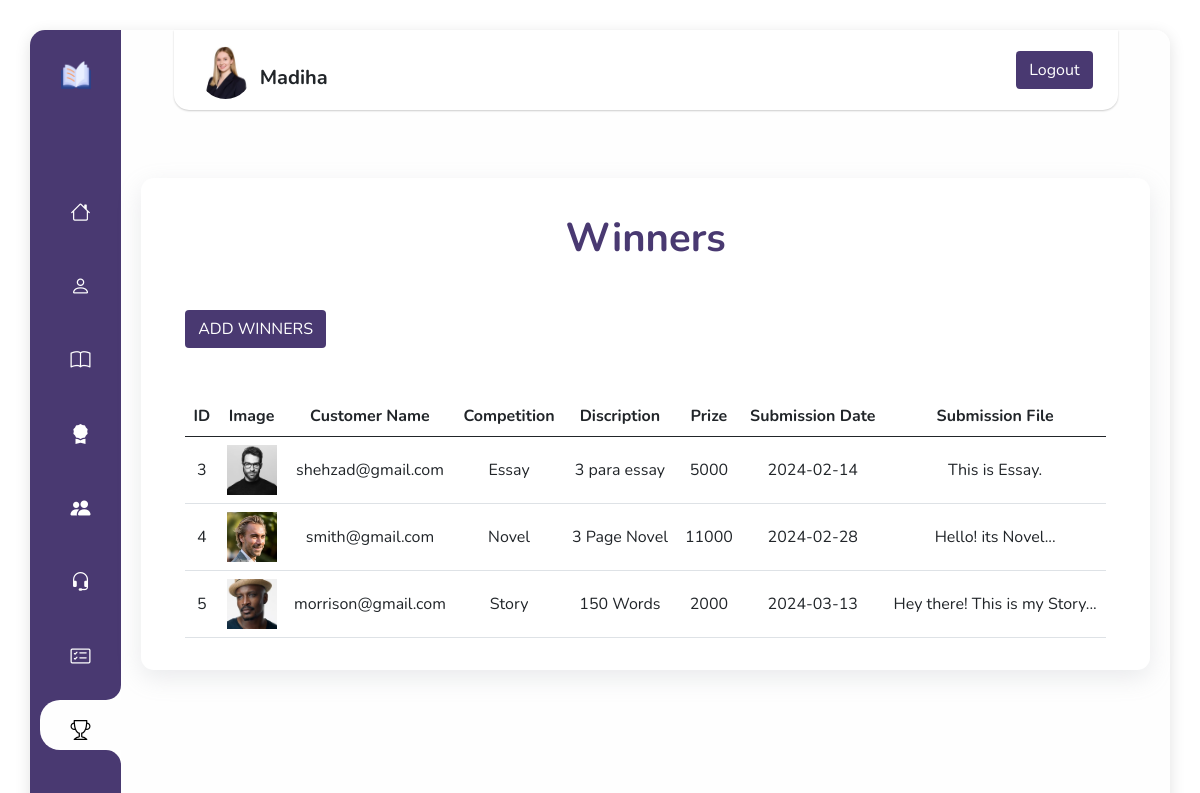
The page /dashboard/winners.php (signed in) on the database its author committed.
### tables this page shows
CREATE TABLE `winner` (
  `w_id` int(11) NOT NULL,
  `customer_id` int(11) DEFAULT NULL,
  `competition_id` int(11) DEFAULT NULL,
  `submissions_id` int(11) DEFAULT NULL
);

CREATE TABLE `customer` (
  `c_id` int(11) NOT NULL,
  `c_name` varchar(250) DEFAULT NULL,
  `c_email` varchar(250) DEFAULT NULL,
  `c_contact` varchar(250) DEFAULT NULL,
  `c_password` varchar(250) DEFAULT NULL,
  `c_address` varchar(250) DEFAULT NULL,
  `c_img` varchar(255) DEFAULT NULL
);

CREATE TABLE `competition_list` (
  `comp_id` int(11) NOT NULL,
  `comp_name` varchar(250) DEFAULT NULL,
  `comp_description` varchar(250) DEFAULT NULL,
  `comp_prize_amount` int(11) DEFAULT NULL,
  `comp_start_date` date DEFAULT NULL,
  `comp_end_date` date DEFAULT NULL
);

CREATE TABLE `competition_submissions` (
  `sub_id` int(11) NOT NULL,
  `sub_date` date DEFAULT NULL,
  `sub_file` varchar(250) DEFAULT NULL,
  `customer_id` int(11) DEFAULT NULL,
  `competition_id` int(11) DEFAULT NULL
);

### dashboard/adminsession.php (called while the page is built, shortened)
<?php
include 'conn.php';
if(isset($_SESSION['adminid'])){
    $id = $_SESSION['adminid'];
    $query = "SELECT * FROM admins WHERE a_id = $id";
    $runn = mysqli_query($conn , $query);
    $rows = mysqli_fetch_array($runn);
    $user = $rows['a_name'];
}
else
header('location:adminlogin.php');
?>

### dashboard/winners.php (the view, shortened to what this page needs)
<?php
include "conn.php";
include 'adminsession.php';
?>
<!DOCTYPE html>
<html lang="en">
<head>
  <link rel="stylesheet" href="https://cdn.jsdelivr.net/npm/bootstrap@5.0.2/dist/css/bootstrap.min.css">
  <link rel="stylesheet" href="https://cdn.jsdelivr.net/npm/bootstrap-icons@1.11.2/font/bootstrap-icons.min.css">
  <link rel="stylesheet" href="https://stackpath.bootstrapcdn.com/font-awesome/4.7.0/css/font-awesome.min.css">
</head>
<body>
  <main>
    <nav class="main-menu">
      <a href="../index.php"> <img class="sidelogo" src="images/book.png" alt="" /></a>
      <br><br><br>
      <div class="row">
        <ul class="col">
          <li class="nav-item">
            <a href="dashboard.php">
              <i class="bi bi-house nav-icon"></i>
            </a>
          </li>
          <br>
          <li class="nav-item  ">
            <a href="book.php">
              <i class="bi bi-person nav-icon"></i>
            </a>
          </li>
          <br>
          <li class="nav-item">
            <a href="publishbk.php">
              <i class="bi bi-book nav-icon"></i>
            </a>
          </li>
          <br>
          <li class="nav-item">
            <a href="complist.php">
              <i class="bi bi-award-fill nav-icon"></i>
            </a>
          </li>
          <br>
          <li class="nav-item">
            <a href="customer.php">
              <i class="bi bi-people-fill nav-icon"></i>
            </a>
          </li>
          <br>
          <li class="nav-item">
            <a href="dealer.php">
              <i class="bi bi-headset nav-icon"></i>
            </a>
          </li>
          <br>
          <li class="nav-item">
            <a href="orders.php">
              <i class="bi bi-card-checklist nav-icon"></i>
            </a>
          </li>
          <br>
          <li class="nav-item active">
            <b></b>
            <b></b>
            <a href="winners.php">
              <i class="bi bi-trophy nav-icon"></i>
            </a>
          </li>
        </ul>
      </div>
    </nav>
    <header>
      <div class="nav-wrapper">
        <div class="logo-container">
          <img class="rounded-circle mt-1" src="<?php echo "images/" . $rows['a_img'] ?>" width="53">
          <h5 class="text-center text-dark mt-4 mx-2 fw-bolder">
            <?php echo $user; ?>
          </h5>
        </div>
        <nav>
          <a href="adminlogout.php" class="btn btncolor" tabindex="-1" role="button" aria-disabled="true">Logout</a>
        </nav>
      </div>
      <br><br>
      <section>
        <h1 class="text-center fw-bold" style="color: rgb(73, 57, 113);">Winners</h1>
        <div class="container mt-5">
          <a class="btn btncolor" data-bs-theme="dark" href="winnerdetail.php">ADD WINNERS </a>
          <table class="table mt-5 text-center align-middle">
            <thead>
              <tr>
                <th>ID</th>
                <th>Image</th>
                <th>Customer Name</th>
                <th>Competition</th>
                <th>Discription</th>
                <th>Prize</th>
                <th>Submission Date</th>
                <th>Submission File</th>
              </tr>
            </thead>
            <tbody>
              <?php
              $query = "SELECT winner.* , customer.c_img , customer.c_email , competition_list.comp_name , competition_list.comp_description , competition_list.comp_prize_amount , competition_submissions.sub_date , competition_submissions.sub_file  from winner INNER JOIN customer ON winner.customer_id = customer.c_id INNER JOIN competition_list ON winner.competition_id = competition_list.comp_id INNER JOIN competition_submissions ON winner.submissions_id = competition_submissions.sub_id";
              $execute = mysqli_query($conn, $query);
              if (mysqli_num_rows($execute)) {
                while ($row = mysqli_fetch_array($execute)) {
                  ?>
                  <tr>
                    <td>
                      <?php echo $row['w_id'] ?>
                    </td>
                    <td><img src="<?php echo "images/" . $row['c_img'] ?>" alt="" width="50" height="50"></td>
                    <td>
                      <?php echo $row['c_email'] ?>
                    </td>
                    <td>
                      <?php echo $row['comp_name'] ?>
                    </td>
                    <td>
                      <?php echo $row['comp_description'] ?>
                    </td>
                    <td>
                      <?php echo $row['comp_prize_amount'] ?>
                    </td>
                    <td>
                      <?php echo $row['sub_date'] ?>
                    </td>
                    <td>
                      <?php echo $row['sub_file'] ?>
                    </td>
                    <?php
                }
              }
              ?>
              </tr>
            </tbody>
          </table>
        </div>
      </section>
    </header>
  </main>
</body>
</html>

### dashboard/winners.php (style rules this page uses)
*, *::before, *::after { box-sizing: border-box; padding: 0; margin: 0; }
nav { user-select: none; -webkit-user-select: none; -moz-user-select: none; -ms-user-select: none; -o-user-select: none; }
nav ul, nav ul li { outline: 0; }
nav ul li a { text-decoration: none; }
body { font-family: "Nunito", sans-serif; display: flex; align-items: center; justify-content: center; min-height: 100vh; background-image: url(images/); background-repeat: no-repeat; background-size: cover; }
main { display: grid; grid-template-columns: 13% 87%; min-height: 100vh; width: 100%; margin: 40px; background: rgb(254, 254, 254); box-shadow: 0 0.5px 0 1px rgba(255, 255, 255, 0.23) inset, 0 1px 0 0 rgba(255, 255, 255, 0.66) inset, 0 4px 16px rgba(0, 0, 0, 0.12); border-radius: 15px; z-index: 10; }
.main-menu { overflow: hidden; background: rgb(73, 57, 113); padding-top: 10px; border-radius: 15px 0 0 15px; font-family: "Roboto", sans-serif; }
.sidelogo { display: none; }
.nav-item { position: relative; display: block; }
.nav-item a { position: relative; display: flex; flex-direction: row; align-items: center; justify-content: center; color: #fff; font-size: 1rem; padding: 15px 0; margin-left: 10px; border-top-left-radius: 20px; border-bottom-left-radius: 20px; }
.nav-item b:nth-child(1) { position: absolute; top: -15px; height: 15px; width: 100%; background: #fff; display: none; }
.nav-item b:nth-child(1)::before { content: ""; position: absolute; top: 0; left: 0; width: 100%; height: 100%; border-bottom-right-radius: 20px; background: rgb(73, 57, 113); }
.nav-item b:nth-child(2) { position: absolute; bottom: -15px; height: 15px; width: 100%; background: #fff; display: none; }
.nav-item b:nth-child(2)::before { content: ""; position: absolute; top: 0; left: 0; width: 100%; height: 100%; border-top-right-radius: 20px; background: rgb(73, 57, 113); }
.nav-item.active b:nth-child(1), .nav-item.active b:nth-child(2) { display: block; }
.nav-item.active a { text-decoration: none; color: #000; background: rgb(254, 254, 254); }
.nav-icon { width: 60px; height: 20px; font-size: 20px; text-align: center; }
@media (max-width: 1500px) { main { grid-template-columns: 6% 94%; } }
@media (max-width: 1500px) { .sidelogo { display: block; width: 30px; margin: 20px auto; } }
@media (max-width: 1310px) { main { grid-template-columns: 8% 92%; margin: 30px; } }
h1 { margin: 20px 0; color: #fff; }
.nav-wrapper { display: flex; position: relative; flex-direction: row; flex-wrap: nowrap; align-items: center; justify-content: space-between; margin: auto; width: 90%; height: 80px; border-radius: 0 0 15px 15px; padding: 0 25px; z-index: 2; background: #fff; box-shadow: 0 1px 2px rgba(0, 0, 0, 0.2); }
.logo-container { display: flex; justify-content: center; align-items: center; }
a { text-decoration: none; color: black; }
.btncolor { background: rgb(73, 57, 113); color: white; }
section { padding: 1rem 2rem; background-color: #fff; box-shadow: rgba(149, 157, 165, 0.2) 0px 8px 24px; border-radius: .8rem; }
section { margin: 20px; }

### rows shown on the page
winner: w_id "3", customer.c_img (picture), customer.c_email "shehzad@gmail.com", competition.comp_name "Essay", competition.comp_description "3 para essay", competition.comp_prize_amount "5000", submissions.sub_date "2024-02-14", submissions.sub_file "This is Essay."
winner: w_id "4", customer.c_img (picture), customer.c_email "smith@gmail.com", competition.comp_name "Novel", competition.comp_description "3 Page Novel", competition.comp_prize_amount "11000", submissions.sub_date "2024-02-28", submissions.sub_file "Hello! its Novel..."
winner: w_id "5", customer.c_img (picture), customer.c_email "morrison@gmail.com", competition.comp_name "Story", competition.comp_description "150 Words", competition.comp_prize_amount "2000", submissions.sub_date "2024-03-13", submissions.sub_file "Hey there! This is my Story..."

### other values the page prints
$user "Madiha"
